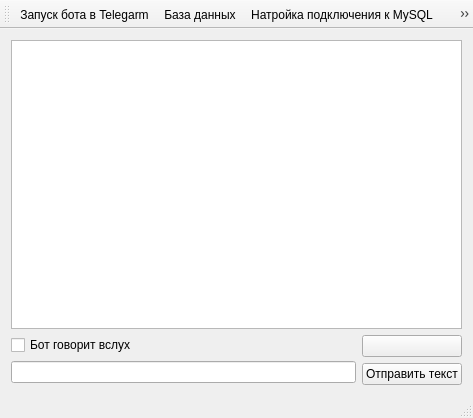
<?xml version="1.0" encoding="UTF-8"?>
<ui version="4.0">
 <class>MainWindow</class>
 <widget class="QMainWindow" name="MainWindow">
  <property name="geometry">
   <rect>
    <x>0</x>
    <y>0</y>
    <width>473</width>
    <height>418</height>
   </rect>
  </property>
  <property name="windowTitle">
   <string>ИВТ-41 Ассистент</string>
  </property>
  <property name="windowIcon">
   <iconset>
    <normaloff>../../pics/binbetbot.jpg</normaloff>../../pics/binbetbot.jpg</iconset>
  </property>
  <widget class="QWidget" name="centralWidget">
   <layout class="QVBoxLayout" name="verticalLayout_3">
    <item>
     <widget class="QListWidget" name="chatWidget"/>
    </item>
    <item>
     <layout class="QHBoxLayout" name="horizontalLayout">
      <item>
       <layout class="QVBoxLayout" name="verticalLayout_2">
        <item>
         <widget class="QCheckBox" name="checkBox">
          <property name="text">
           <string>Бот говорит вслух</string>
          </property>
         </widget>
        </item>
        <item>
         <widget class="QLineEdit" name="leMessage"/>
        </item>
       </layout>
      </item>
      <item>
       <layout class="QVBoxLayout" name="verticalLayout">
        <item>
         <widget class="QPushButton" name="pbMicro">
          <property name="text">
           <string/>
          </property>
          <property name="icon">
           <iconset>
            <normaloff>../../pics/Microphone-icon.png</normaloff>../../pics/Microphone-icon.png</iconset>
          </property>
         </widget>
        </item>
        <item>
         <widget class="QPushButton" name="pbText">
          <property name="text">
           <string>Отправить текст</string>
          </property>
         </widget>
        </item>
       </layout>
      </item>
     </layout>
    </item>
   </layout>
  </widget>
  <widget class="QStatusBar" name="statusBar"/>
  <widget class="QToolBar" name="toolBar">
   <property name="windowTitle">
    <string>toolBar</string>
   </property>
   <attribute name="toolBarArea">
    <enum>TopToolBarArea</enum>
   </attribute>
   <attribute name="toolBarBreak">
    <bool>false</bool>
   </attribute>
   <addaction name="startTele"/>
   <addaction name="DB"/>
   <addaction name="settings"/>
   <addaction name="action_SQL"/>
   <addaction name="supportForm"/>
  </widget>
  <action name="startTele">
   <property name="icon">
    <iconset>
     <normaloff>../../pics/teleiconon.png</normaloff>../../pics/teleiconon.png</iconset>
   </property>
   <property name="text">
    <string>Запуск бота в Telegarm</string>
   </property>
  </action>
  <action name="DB">
   <property name="icon">
    <iconset>
     <normaloff>../../pics/Databaseicon.png</normaloff>../../pics/Databaseicon.png</iconset>
   </property>
   <property name="text">
    <string>База данных</string>
   </property>
   <property name="toolTip">
    <string>База данных</string>
   </property>
   <property name="shortcut">
    <string>Ctrl+D</string>
   </property>
  </action>
  <action name="settings">
   <property name="icon">
    <iconset>
     <normaloff>../../pics/SettingDatabaseicon.png</normaloff>../../pics/SettingDatabaseicon.png</iconset>
   </property>
   <property name="text">
    <string>Натройка подключения к MySQL</string>
   </property>
   <property name="toolTip">
    <string>Натройка подключения к MySQL</string>
   </property>
   <property name="shortcut">
    <string>Ctrl+C</string>
   </property>
  </action>
  <action name="supportForm">
   <property name="icon">
    <iconset>
     <normaloff>../../pics/support.png</normaloff>../../pics/support.png</iconset>
   </property>
   <property name="text">
    <string>Справка о программе</string>
   </property>
   <property name="toolTip">
    <string>Справка о программе</string>
   </property>
   <property name="shortcut">
    <string>F1</string>
   </property>
  </action>
  <action name="action_SQL">
   <property name="icon">
    <iconset>
     <normaloff>../../pics/sql.png</normaloff>../../pics/sql.png</iconset>
   </property>
   <property name="text">
    <string>Ввести SQL запрос вручную</string>
   </property>
   <property name="toolTip">
    <string>Ввести SQL запрос вручную</string>
   </property>
  </action>
  <action name="sendAction">
   <property name="text">
    <string>Отправить сообщение</string>
   </property>
   <property name="shortcut">
    <string>Return</string>
   </property>
  </action>
 </widget>
 <layoutdefault spacing="6" margin="11"/>
 <resources/>
 <connections/>
</ui>
